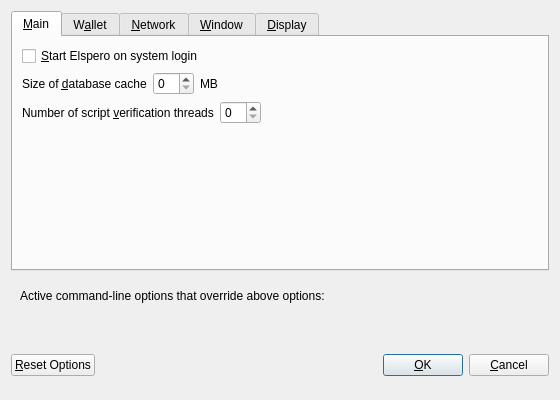
<?xml version="1.0" encoding="UTF-8"?>
<ui version="4.0">
 <class>OptionsDialog</class>
 <widget class="QDialog" name="OptionsDialog">
  <property name="geometry">
   <rect>
    <x>0</x>
    <y>0</y>
    <width>560</width>
    <height>400</height>
   </rect>
  </property>
  <property name="windowTitle">
   <string>Options</string>
  </property>
  <property name="modal">
   <bool>true</bool>
  </property>
  <layout class="QVBoxLayout" name="verticalLayout">
   <item>
    <widget class="QTabWidget" name="tabWidget">
     <property name="currentIndex">
      <number>0</number>
     </property>
     <widget class="QWidget" name="tabMain">
      <attribute name="title">
       <string>&amp;Main</string>
      </attribute>
      <layout class="QVBoxLayout" name="verticalLayout_Main">
       <item>
        <widget class="QCheckBox" name="bitcoinAtStartup">
         <property name="toolTip">
          <string>Automatically start Elspero after logging in to the system.</string>
         </property>
         <property name="text">
          <string>&amp;Start Elspero on system login</string>
         </property>
        </widget>
       </item>
       <item>
        <layout class="QHBoxLayout" name="horizontalLayout_2_Main">
         <item>
          <widget class="QLabel" name="databaseCacheLabel">
           <property name="text">
            <string>Size of &amp;database cache</string>
           </property>
           <property name="textFormat">
            <enum>Qt::PlainText</enum>
           </property>
           <property name="buddy">
            <cstring>databaseCache</cstring>
           </property>
          </widget>
         </item>
         <item>
          <widget class="QSpinBox" name="databaseCache"/>
         </item>
         <item>
          <widget class="QLabel" name="databaseCacheUnitLabel">
           <property name="text">
            <string>MB</string>
           </property>
           <property name="textFormat">
            <enum>Qt::PlainText</enum>
           </property>
          </widget>
         </item>
         <item>
          <spacer name="horizontalSpacer_2_Main">
           <property name="orientation">
            <enum>Qt::Horizontal</enum>
           </property>
           <property name="sizeHint" stdset="0">
            <size>
             <width>40</width>
             <height>20</height>
            </size>
           </property>
          </spacer>
         </item>
        </layout>
       </item>
       <item>
        <layout class="QHBoxLayout" name="horizontalLayout_3_Main">
         <item>
          <widget class="QLabel" name="threadsScriptVerifLabel">
           <property name="text">
            <string>Number of script &amp;verification threads</string>
           </property>
           <property name="textFormat">
            <enum>Qt::PlainText</enum>
           </property>
           <property name="buddy">
            <cstring>threadsScriptVerif</cstring>
           </property>
          </widget>
         </item>
         <item>
          <widget class="QSpinBox" name="threadsScriptVerif">
           <property name="toolTip">
            <string>(0 = auto, &lt;0 = leave that many cores free)</string>
           </property>
          </widget>
         </item>
         <item>
          <spacer name="horizontalSpacer_3_Main">
           <property name="orientation">
            <enum>Qt::Horizontal</enum>
           </property>
           <property name="sizeHint" stdset="0">
            <size>
             <width>40</width>
             <height>20</height>
            </size>
           </property>
          </spacer>
         </item>
        </layout>
       </item>
       <item>
        <spacer name="verticalSpacer_Main">
         <property name="orientation">
          <enum>Qt::Vertical</enum>
         </property>
         <property name="sizeHint" stdset="0">
          <size>
           <width>20</width>
           <height>40</height>
          </size>
         </property>
        </spacer>
       </item>
      </layout>
     </widget>
     <widget class="QWidget" name="tabWallet">
      <attribute name="title">
       <string>W&amp;allet</string>
      </attribute>
      <layout class="QVBoxLayout" name="verticalLayout_Wallet">
       <item>
        <widget class="QGroupBox" name="groupBox">
         <property name="title">
          <string>Expert</string>
         </property>
         <layout class="QVBoxLayout" name="verticalLayout_2">
          <item>
           <widget class="QCheckBox" name="coinControlFeatures">
            <property name="toolTip">
             <string>Whether to show coin control features or not.</string>
            </property>
            <property name="text">
             <string>Enable coin &amp;control features</string>
            </property>
           </widget>
          </item>
          <item>
           <widget class="QCheckBox" name="spendZeroConfChange">
            <property name="toolTip">
             <string>If you disable the spending of unconfirmed change, the change from a transaction cannot be used until that transaction has at least one confirmation. This also affects how your balance is computed.</string>
            </property>
            <property name="text">
             <string>&amp;Spend unconfirmed change</string>
            </property>
           </widget>
          </item>
         </layout>
        </widget>
       </item>
       <item>
        <spacer name="verticalSpacer_Wallet">
         <property name="orientation">
          <enum>Qt::Vertical</enum>
         </property>
         <property name="sizeHint" stdset="0">
          <size>
           <width>20</width>
           <height>40</height>
          </size>
         </property>
        </spacer>
       </item>
      </layout>
     </widget>
     <widget class="QWidget" name="tabNetwork">
      <attribute name="title">
       <string>&amp;Network</string>
      </attribute>
      <layout class="QVBoxLayout" name="verticalLayout_Network">
       <item>
        <widget class="QCheckBox" name="mapPortUpnp">
         <property name="toolTip">
          <string>Automatically open the Elspero client port on the router. This only works when your router supports UPnP and it is enabled.</string>
         </property>
         <property name="text">
          <string>Map port using &amp;UPnP</string>
         </property>
        </widget>
       </item>
       <item>
        <widget class="QCheckBox" name="allowIncoming">
         <property name="toolTip">
          <string>Accept connections from outside</string>
         </property>
         <property name="text">
          <string>Allow incoming connections</string>
         </property>
        </widget>
       </item>
       <item>
        <widget class="QCheckBox" name="connectSocks">
         <property name="toolTip">
          <string>Connect to the Elspero network through a SOCKS5 proxy.</string>
         </property>
         <property name="text">
          <string>&amp;Connect through SOCKS5 proxy (default proxy):</string>
         </property>
        </widget>
       </item>
       <item>
        <layout class="QHBoxLayout" name="horizontalLayout_1_Network">
         <item>
          <widget class="QLabel" name="proxyIpLabel">
           <property name="text">
            <string>Proxy &amp;IP:</string>
           </property>
           <property name="textFormat">
            <enum>Qt::PlainText</enum>
           </property>
           <property name="buddy">
            <cstring>proxyIp</cstring>
           </property>
          </widget>
         </item>
         <item>
          <widget class="QValidatedLineEdit" name="proxyIp">
           <property name="minimumSize">
            <size>
             <width>140</width>
             <height>0</height>
            </size>
           </property>
           <property name="maximumSize">
            <size>
             <width>140</width>
             <height>16777215</height>
            </size>
           </property>
           <property name="toolTip">
            <string>IP address of the proxy (e.g. IPv4: 127.0.0.1 / IPv6: ::1)</string>
           </property>
          </widget>
         </item>
         <item>
          <widget class="QLabel" name="proxyPortLabel">
           <property name="text">
            <string>&amp;Port:</string>
           </property>
           <property name="textFormat">
            <enum>Qt::PlainText</enum>
           </property>
           <property name="buddy">
            <cstring>proxyPort</cstring>
           </property>
          </widget>
         </item>
         <item>
          <widget class="QLineEdit" name="proxyPort">
           <property name="minimumSize">
            <size>
             <width>55</width>
             <height>0</height>
            </size>
           </property>
           <property name="maximumSize">
            <size>
             <width>55</width>
             <height>16777215</height>
            </size>
           </property>
           <property name="toolTip">
            <string>Port of the proxy (e.g. 9050)</string>
           </property>
          </widget>
         </item>
         <item>
          <spacer name="horizontalSpacer_1_Network">
           <property name="orientation">
            <enum>Qt::Horizontal</enum>
           </property>
           <property name="sizeHint" stdset="0">
            <size>
             <width>40</width>
             <height>20</height>
            </size>
           </property>
          </spacer>
         </item>
        </layout>
       </item>
       <item>
        <spacer name="verticalSpacer_Network">
         <property name="orientation">
          <enum>Qt::Vertical</enum>
         </property>
         <property name="sizeHint" stdset="0">
          <size>
           <width>20</width>
           <height>40</height>
          </size>
         </property>
        </spacer>
       </item>
      </layout>
     </widget>
     <widget class="QWidget" name="tabWindow">
      <attribute name="title">
       <string>&amp;Window</string>
      </attribute>
      <layout class="QVBoxLayout" name="verticalLayout_Window">
       <item>
        <widget class="QCheckBox" name="minimizeToTray">
         <property name="toolTip">
          <string>Show only a tray icon after minimizing the window.</string>
         </property>
         <property name="text">
          <string>&amp;Minimize to the tray instead of the taskbar</string>
         </property>
        </widget>
       </item>
       <item>
        <widget class="QCheckBox" name="minimizeOnClose">
         <property name="toolTip">
          <string>Minimize instead of exit the application when the window is closed. When this option is enabled, the application will be closed only after selecting Quit in the menu.</string>
         </property>
         <property name="text">
          <string>M&amp;inimize on close</string>
         </property>
        </widget>
       </item>
       <item>
        <spacer name="verticalSpacer_Window">
         <property name="orientation">
          <enum>Qt::Vertical</enum>
         </property>
         <property name="sizeHint" stdset="0">
          <size>
           <width>20</width>
           <height>40</height>
          </size>
         </property>
        </spacer>
       </item>
      </layout>
     </widget>
     <widget class="QWidget" name="tabDisplay">
      <attribute name="title">
       <string>&amp;Display</string>
      </attribute>
      <layout class="QVBoxLayout" name="verticalLayout_Display">
       <item>
        <layout class="QHBoxLayout" name="horizontalLayout_1_Display">
         <item>
          <widget class="QLabel" name="langLabel">
           <property name="text">
            <string>User Interface &amp;language:</string>
           </property>
           <property name="textFormat">
            <enum>Qt::PlainText</enum>
           </property>
           <property name="buddy">
            <cstring>lang</cstring>
           </property>
          </widget>
         </item>
         <item>
          <widget class="QValueComboBox" name="lang">
           <property name="toolTip">
            <string>The user interface language can be set here. This setting will take effect after restarting Elspero.</string>
           </property>
          </widget>
         </item>
        </layout>
       </item>
       <item>
        <layout class="QHBoxLayout" name="horizontalLayout_2_Display">
         <item>
          <widget class="QLabel" name="unitLabel">
           <property name="text">
            <string>&amp;Unit to show amounts in:</string>
           </property>
           <property name="textFormat">
            <enum>Qt::PlainText</enum>
           </property>
           <property name="buddy">
            <cstring>unit</cstring>
           </property>
          </widget>
         </item>
         <item>
          <widget class="QValueComboBox" name="unit">
           <property name="toolTip">
            <string>Choose the default subdivision unit to show in the interface and when sending coins.</string>
           </property>
          </widget>
         </item>
        </layout>
       </item>
       <item>
        <layout class="QHBoxLayout" name="horizontalLayout_3_Display">
         <item>
          <widget class="QLabel" name="thirdPartyTxUrlsLabel">
           <property name="toolTip">
            <string>Third party URLs (e.g. a block explorer) that appear in the transactions tab as context menu items. %s in the URL is replaced by transaction hash. Multiple URLs are separated by vertical bar |.</string>
           </property>
           <property name="text">
            <string>Third party transaction URLs</string>
           </property>
           <property name="buddy">
            <cstring>thirdPartyTxUrls</cstring>
           </property>
          </widget>
         </item>
         <item>
          <widget class="QLineEdit" name="thirdPartyTxUrls">
           <property name="toolTip">
            <string>Third party URLs (e.g. a block explorer) that appear in the transactions tab as context menu items. %s in the URL is replaced by transaction hash. Multiple URLs are separated by vertical bar |.</string>
           </property>
          </widget>
         </item>
        </layout>
       </item>
       <item>
        <spacer name="verticalSpacer_Display">
         <property name="orientation">
          <enum>Qt::Vertical</enum>
         </property>
         <property name="sizeHint" stdset="0">
          <size>
           <width>20</width>
           <height>40</height>
          </size>
         </property>
        </spacer>
       </item>
      </layout>
     </widget>
    </widget>
   </item>
   <item>
    <widget class="QFrame" name="frame">
     <layout class="QVBoxLayout" name="verticalLayout_Bottom">
      <item>
       <layout class="QHBoxLayout" name="horizontalLayout_Bottom">
        <item>
         <widget class="QLabel" name="overriddenByCommandLineInfoLabel">
          <property name="text">
           <string>Active command-line options that override above options:</string>
          </property>
          <property name="textFormat">
           <enum>Qt::PlainText</enum>
          </property>
         </widget>
        </item>
        <item>
         <spacer name="horizontalSpacer_Bottom">
          <property name="orientation">
           <enum>Qt::Horizontal</enum>
          </property>
          <property name="sizeHint" stdset="0">
           <size>
            <width>40</width>
            <height>20</height>
           </size>
          </property>
         </spacer>
        </item>
       </layout>
      </item>
      <item>
       <widget class="QLabel" name="overriddenByCommandLineLabel">
        <property name="text">
         <string/>
        </property>
        <property name="textFormat">
         <enum>Qt::PlainText</enum>
        </property>
        <property name="wordWrap">
         <bool>true</bool>
        </property>
       </widget>
      </item>
     </layout>
    </widget>
   </item>
   <item>
    <layout class="QHBoxLayout" name="horizontalLayout_Buttons">
     <item>
      <widget class="QPushButton" name="resetButton">
       <property name="toolTip">
        <string>Reset all client options to default.</string>
       </property>
       <property name="text">
        <string>&amp;Reset Options</string>
       </property>
       <property name="autoDefault">
        <bool>false</bool>
       </property>
      </widget>
     </item>
     <item>
      <spacer name="horizontalSpacer_1">
       <property name="orientation">
        <enum>Qt::Horizontal</enum>
       </property>
       <property name="sizeHint" stdset="0">
        <size>
         <width>40</width>
         <height>48</height>
        </size>
       </property>
      </spacer>
     </item>
     <item>
      <widget class="QLabel" name="statusLabel">
       <property name="minimumSize">
        <size>
         <width>200</width>
         <height>0</height>
        </size>
       </property>
       <property name="font">
        <font>
         <weight>75</weight>
         <bold>true</bold>
        </font>
       </property>
       <property name="text">
        <string/>
       </property>
       <property name="textFormat">
        <enum>Qt::PlainText</enum>
       </property>
       <property name="wordWrap">
        <bool>true</bool>
       </property>
      </widget>
     </item>
     <item>
      <spacer name="horizontalSpacer_2">
       <property name="orientation">
        <enum>Qt::Horizontal</enum>
       </property>
       <property name="sizeHint" stdset="0">
        <size>
         <width>40</width>
         <height>48</height>
        </size>
       </property>
      </spacer>
     </item>
     <item>
      <widget class="QPushButton" name="okButton">
       <property name="text">
        <string>&amp;OK</string>
       </property>
       <property name="autoDefault">
        <bool>false</bool>
       </property>
       <property name="default">
        <bool>true</bool>
       </property>
      </widget>
     </item>
     <item>
      <widget class="QPushButton" name="cancelButton">
       <property name="text">
        <string>&amp;Cancel</string>
       </property>
       <property name="autoDefault">
        <bool>false</bool>
       </property>
      </widget>
     </item>
    </layout>
   </item>
  </layout>
 </widget>
 <customwidgets>
  <customwidget>
   <class>QValidatedLineEdit</class>
   <extends>QLineEdit</extends>
   <header>qvalidatedlineedit.h</header>
  </customwidget>
  <customwidget>
   <class>QValueComboBox</class>
   <extends>QComboBox</extends>
   <header>qvaluecombobox.h</header>
  </customwidget>
 </customwidgets>
 <resources/>
 <connections/>
</ui>
